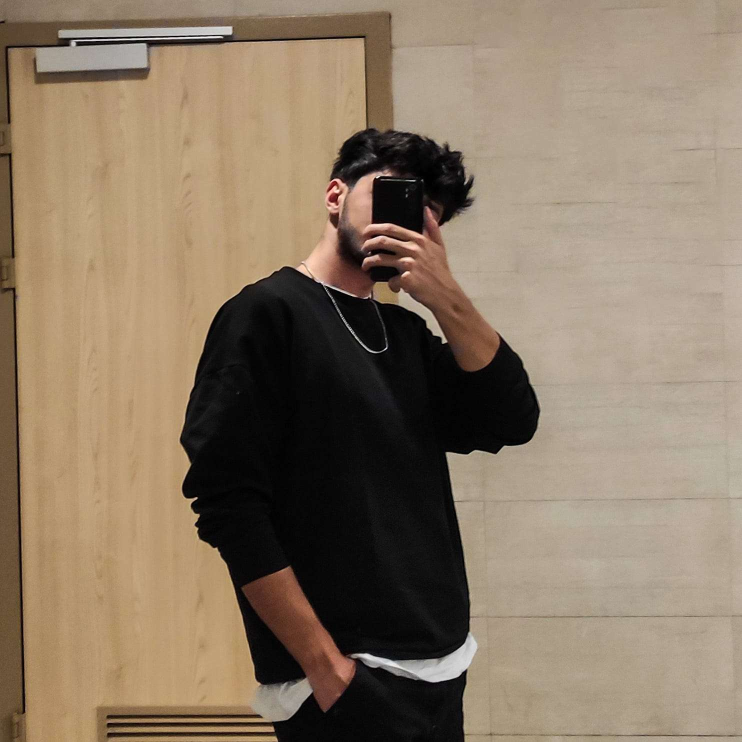
#> input picture images/profile.jpg, 1484 x 1484 px, found by its file name (shown at 1/2 size)
$ python 10_canny.py
#> lines starting #> are read from the running program, lines starting #| are printed output that depends on the picture
import cv2 as cv

src = cv.imread("images/profile.jpg")
#> src is the input picture: shape (1484, 1484, 3); mean B, G, R 101, 121.1, 138.8

cv.imshow("profile", src)
cv.waitKey(2000)

edge = cv.Canny(src, 100, 200)
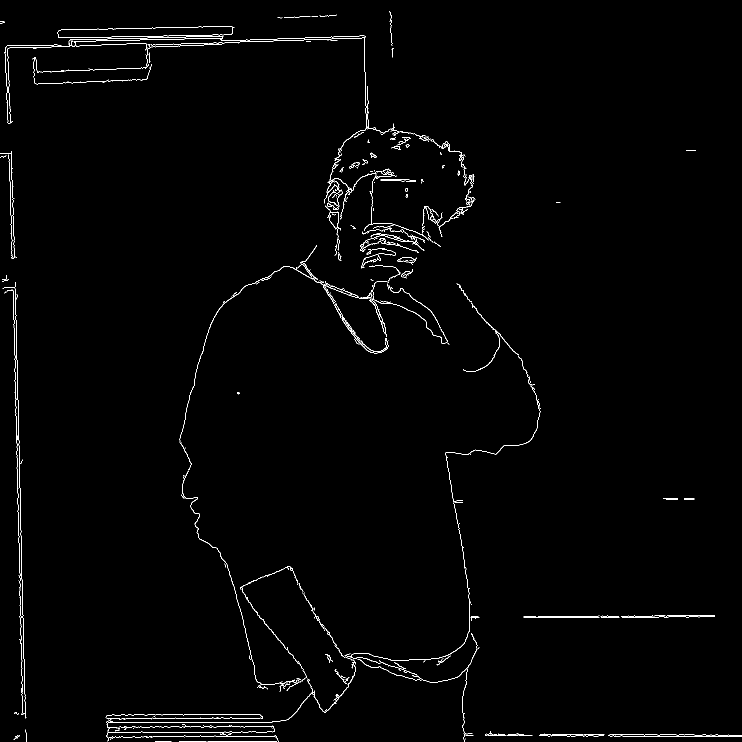
#> edge: shape (1484, 1484) (shown at 1/2 size); 1.1% white in thin lines or dots

cv.imshow("canny", edge)
cv.waitKey(2000)
